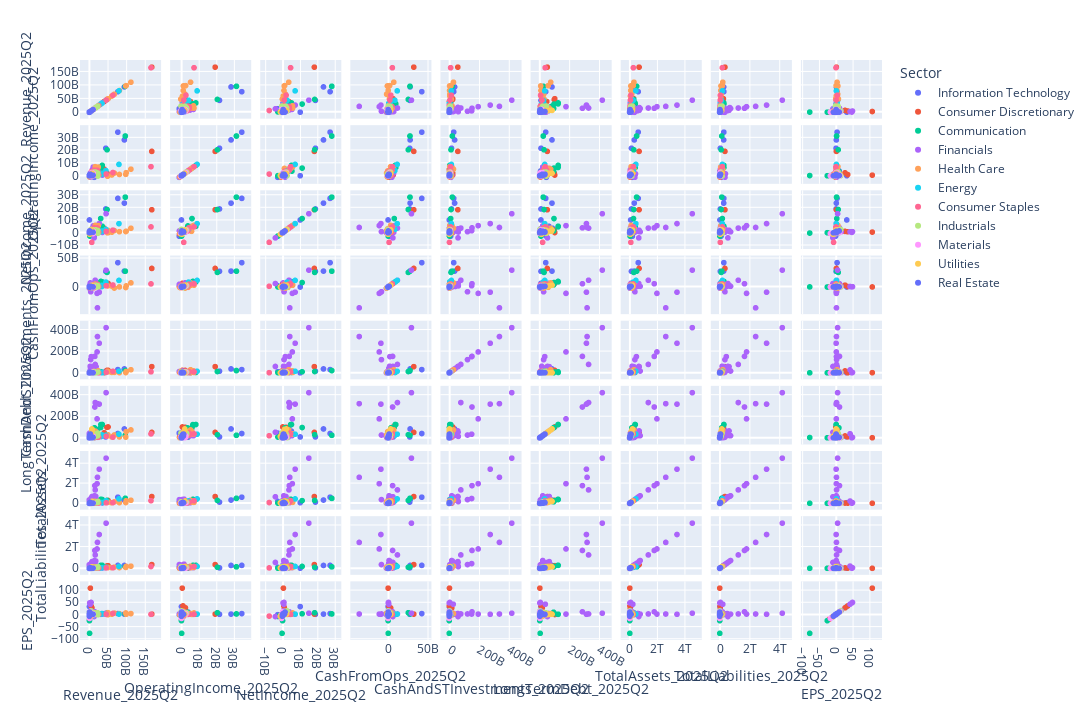

The cell this chart's notebook holds for it:
### Code cell
quarter = '2025Q2'
columns = [f'Revenue_{quarter}',
           f'OperatingIncome_{quarter}',
           f'NetIncome_{quarter}',
           f'CashFromOps_{quarter}',
           f'CashAndSTInvestments_{quarter}',
           f'LongTermDebt_{quarter}',
           f'TotalAssets_{quarter}',
           f'TotalLiabilities_{quarter}',
           f'EPS_{quarter}'
          ]

fig = px.scatter_matrix(
    dataset,
    dimensions=columns,
    color='Sector',
    width=1280, height=720
)
fig.show()
